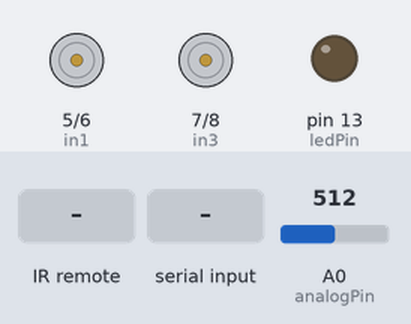
This sketch was run on a simulated Arduino Uno, built with avr-gcc and run on an emulated ATmega328P. On the bench: motor-driver pin pairs drawn as motors (green arrow = first pin HIGH = forward, orange = second pin HIGH = backward, longer = more drive, scaled by the enable pin), output pins drawn as LEDs (lit = HIGH). The inputs (shaded band) are chosen by the test bench; at power-on: A0 (analogPin) = 512. What the sketch prints to the serial monitor is not drawn.

Above: at 1.2 s.
1.3 s: infrared code 0xFF629D received
At 2.5 s:
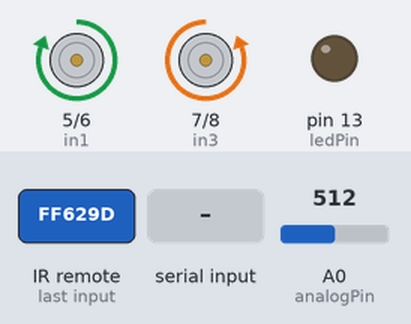
2.8 s: "w" received over Serial
At 3.8 s:
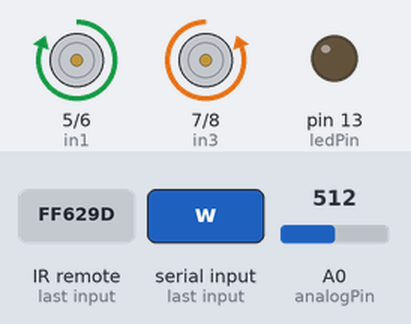
4.4 s: infrared code 0xFFC23D received
At 5.1 s:
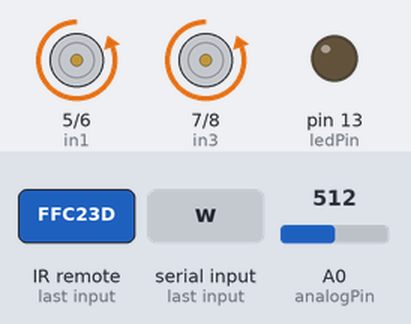
5.9 s: "a" received over Serial
At 6.4 s:
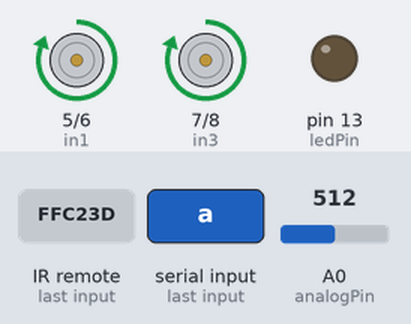
7.5 s: infrared code 0xFFA857 received
At 8.7 s:
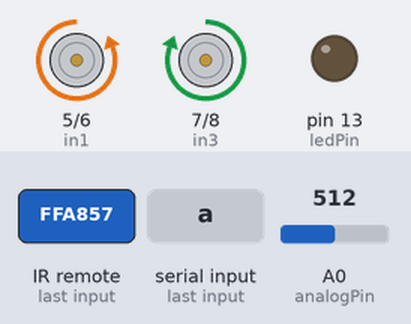
9.0 s: "d" received over Serial
At 10.3 s:
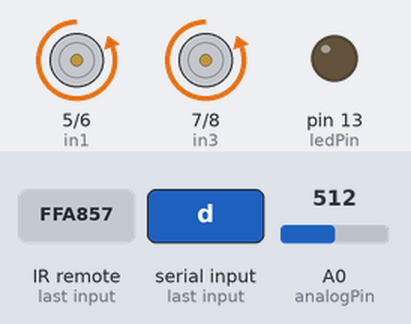
Timing chart, 0 to 11.6 s (numbered marks = the images above; inputs shaded):
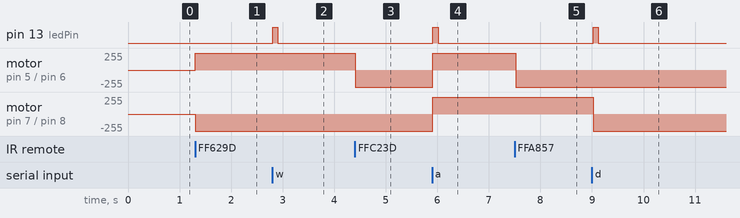

Measured:
- after the input at 1.3 s, motor on pin 5 (in1) / pin 6 (in2): stopped → forward 255/255 at once; motor on pin 7 (in3) / pin 8 (in4): stopped → backward 255/255 at once
- after the input at 2.8 s, pin 13 (ledPin): LOW → HIGH at once, → LOW 0.10 s later
- after the input at 4.4 s, motor on pin 5 (in1) / pin 6 (in2): forward 255/255 → backward 255/255 at once
- after the input at 5.9 s, pin 13 (ledPin): LOW → HIGH at once, → LOW 0.10 s later; motor on pin 5 (in1) / pin 6 (in2), motor on pin 7 (in3) / pin 8 (in4): backward 255/255 → forward 255/255 at once
- after the input at 7.5 s, motor on pin 5 (in1) / pin 6 (in2): forward 255/255 → backward 255/255 at once
- after the input at 9.0 s, pin 13 (ledPin): LOW → HIGH at once, → LOW 0.10 s later; motor on pin 7 (in3) / pin 8 (in4): forward 255/255 → backward 255/255 at once

The sketch:

PhantomRobot.ino
```cpp
#include <IRremote.h>
#define FORWARD 16736925
#define RIGHT 16761405
#define LEFT 16720605
#define BACKWARD 16754775
#define OK 16712445

int RECV_PIN = 11;
int enA = 3;
int enB = 9;
int in1 = 5;
int in2 = 6;
int in3 = 7;
int in4 = 8;
IRrecv irrecv(RECV_PIN);
decode_results results;
long int decCode;
char btBuffer;
int ledPin = 13;
int analogPin = 0;
float analogVal = 0.0;

void setup()
{
    Serial.begin(9600);
    irrecv.enableIRIn();
    pinMode(enA, OUTPUT);
    pinMode(enB, OUTPUT);
    pinMode(in1, OUTPUT);
    pinMode(in2, OUTPUT);
    pinMode(in3, OUTPUT);
    pinMode(in4, OUTPUT);
    pinMode(ledPin, OUTPUT);
}

void goForward()
{
  digitalWrite(in1, HIGH);
  digitalWrite(in2, LOW);
  digitalWrite(in3, LOW);
  digitalWrite(in4, HIGH);
  analogWrite(enA, 255);
  analogWrite(enB, 255);
}

void goRight()
{
  digitalWrite(in1, LOW);
  digitalWrite(in2, HIGH);
  digitalWrite(in3, LOW);
  digitalWrite(in4, HIGH);
  analogWrite(enA, 255);
  analogWrite(enB, 255);
}

void goLeft()
{
  digitalWrite(in1, HIGH);
  digitalWrite(in2, LOW);
  digitalWrite(in3, HIGH);
  digitalWrite(in4, LOW);
  analogWrite(enA, 255);
  analogWrite(enB, 255);
}

void goBackward()
{
  digitalWrite(in1, LOW);
  digitalWrite(in2, HIGH);
  digitalWrite(in3, HIGH);
  digitalWrite(in4, LOW);
  analogWrite(enA, 255);
  analogWrite(enB, 255);
}

void goStop()
{
  digitalWrite(in1, LOW);
  digitalWrite(in2, LOW);
  digitalWrite(in3, LOW);
  digitalWrite(in4, LOW);
  analogWrite(enA, 0);
  analogWrite(enB, 0);
}

void loop()
{
    if (irrecv.decode(&results))
    {
       if (results.value != -1) decCode = results.value;
       switch (decCode)
       {
           case FORWARD:
             goForward();
             break;
           case RIGHT:
             goRight();
             break;
           case LEFT:
             goLeft();
             break;
           case BACKWARD:
             goBackward();
             break;
           case OK:
             goStop();
             break;
           default:
             break;
       }
       irrecv.resume();
    }
    if (Serial.available())
    {
      digitalWrite(ledPin, HIGH);
      btBuffer = Serial.read();
      switch(btBuffer)
      {
        case 'w':
          goForward();
          break;
        case 'a':
          goLeft();
          break;
        case 'd':
          goRight();
          break;
        case 's':
          goBackward();
          break;
        case 'b':
          goStop();
          break;
        default:
          break;
      }
    }
    delay(100);
    digitalWrite(ledPin, LOW);
    analogVal = analogRead(analogPin);
    if (analogVal == 0.0) Serial.write("1");
    else Serial.write("0");
}
```
